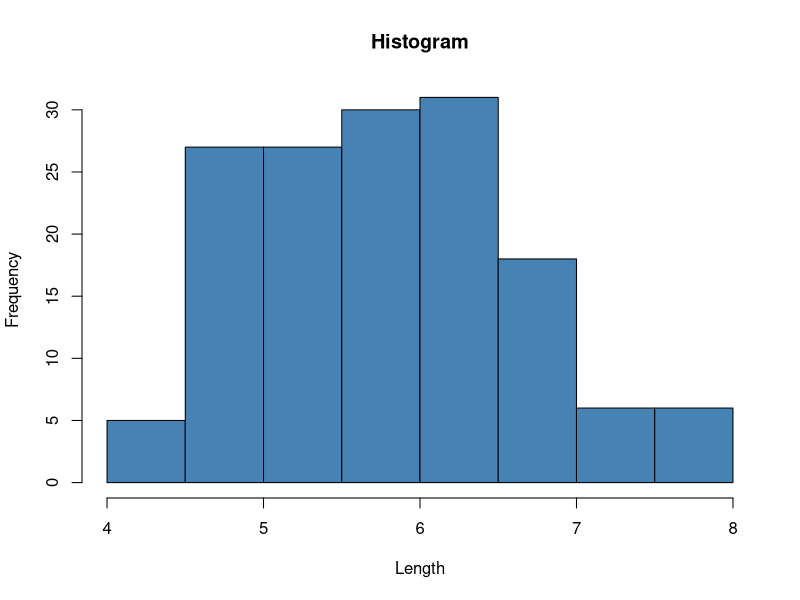
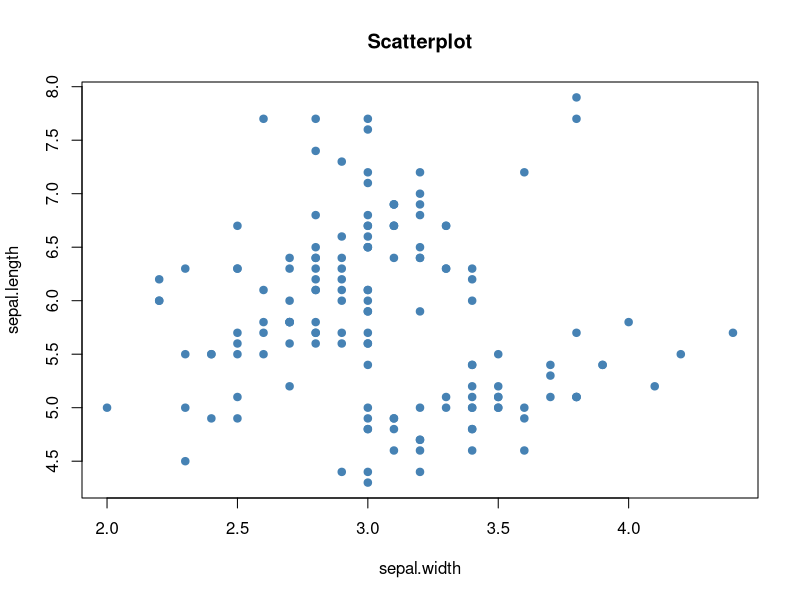

These charts were generated, in order, by the following R code:
install.packages("dplyr")
library(dplyr)

?dplyr


# dplyr package in r language is a structure of data manipulation that provides 
# a uniform set of verbs, helping to resolve the most frequent data manipulation hurdles.

# some of the key function in dplyr function : 
# 1. dataframe : organized tables where each column stores specific types of information.
# 2. tibbles : it will introduce through tibble package.

# Pipes(%>%)
# it allows us to chain multiple operation together, improving code readability.


# verb functions  
# filter function : for choosing cases and their values as base for doing so.

# arrange() : for reordering of the cases.


# select() and rename() : for choosing variables and using their names as a base for doing so.

# mutate() and transmute() : addition of new variable which are the function of prevailing variables.

# summarise() : condensing various values to one value.

# sample_n() and sample_frac() : for taking random specimens.

collection1<-mtcars
print(collection1)


collection2<-iris
print(iris)


result<-collection1 %>% filter(mpg > 20) %>% select(mpg,cyl,hp) %>% group_by(cyl) %>% summarise(mean_hp = mean(hp))
# above code will filter rows where mpg is greater than 20, select specific column and group the data by the 'cyl' variable and then calculate the mean horsepower for each group.

print(result)

# use of filter() : 

df<-data.frame(Name = c("Madhav","Eahul","Raj","Rohan","Ravi"),Age = c(20,21,19,13,24),Ht = c(167,168,NA,NA,189),School = c("Yes","No","No","Yes","Yes"))
print(df)

# finding rows with NA value :
print(df %>% filter(is.na(Ht)))

# finding rows with no NA value
print(df %>% filter(! is.na(Ht)))

# Arrange the name according to the Age : 
df.name<-arrange(df,Age)
print(df.name)


# it will print only "Ht" data : 
select(df,starts_with("Ht"))

# it will print everything except Ht data : 
select(df,-starts_with("Ht"))

# print column 1to 2 : 
select(df,1:2)

# print data of column heading containing 'a' : 
select(df,contains("a"))

# print data of column heading matches 'na' : 

select(df,matches("na"))

# calculating x3 which is sum of Age and Ht. printing with Age and Ht.
mutate(df,x3 = Age + Ht)


# calculating x3 which is sum of Age and Ht. printing without Age and Ht.
transmute(df,x3 = Age + Ht)

# calculating mean of Age: 

summarise(df,mean = mean(Age))

# printing three rows : 

sample_n(df,3)

# printing 50% of the rows : 
sample_frac(df,0.50)

# working with iris : 

dim(iris)
iris


# column names :
names(iris)

# create histogram view of sepal length : 
hist(iris$Sepal.Length,col = 'steelblue',main = 'Histogram',xlab = 'Length',ylab = 'Frequency')


# create scatter plot of sepal.length vs sepal.width : 
plot(iris$Sepal.Width ,iris$Sepal.Length,col = 'steelblue',main = 'Scatterplot',xlab = 'sepal.width',ylab = 'sepal.length',pch = 19)

